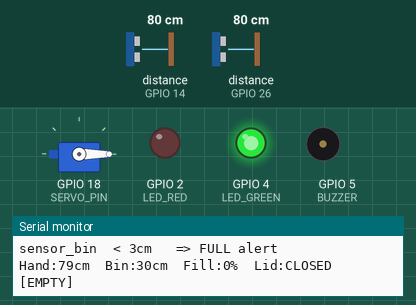
A sketch run on a simulated ESP32. Shown: servo, output pins drawn as LEDs (lit = HIGH), buzzer (waves = sounding, pin HIGH), the last lines printed to the serial monitor. Wiring (inferred from the names in the program): 2 × ultrasonic range finder: trigger GPIO 12, echo GPIO 14 / trigger GPIO 27, echo GPIO 26. The inputs (shaded band) are chosen by the test bench; at power-on: distance to the obstacle (sensors on GPIO 26, GPIO 14) 80 cm. The echo pulse lasts 58.3 µs per cm; servo pulses on a pin are drawn as a servo (544–2400 µs = 0–180°); pins used as bus, display or sensor lines are not drawn.

Above: at 1.2 s.
1.3 s: distance to the obstacle (sensor on GPIO 26) set to 6 cm
3.5 s: distance to the obstacle (sensor on GPIO 26) set to 3 cm
At 4.47 s:
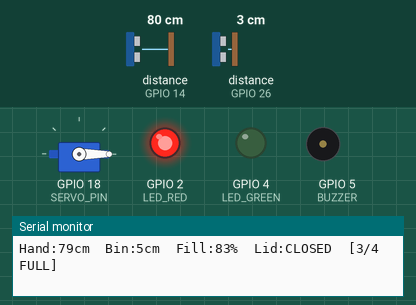
6.5 s: distance to the obstacle (sensor on GPIO 14) set to 18 cm
9.5 s: distance to the obstacle (sensor on GPIO 14) set to 13 cm
At 10.49 s:
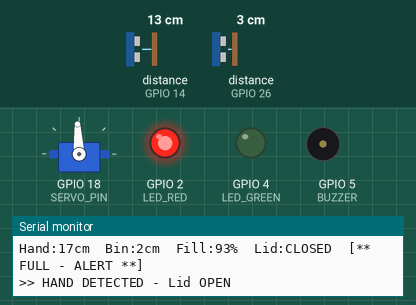
12.5 s: distance to the obstacle (sensor on GPIO 26) set to 9 cm
At 13.8 s:
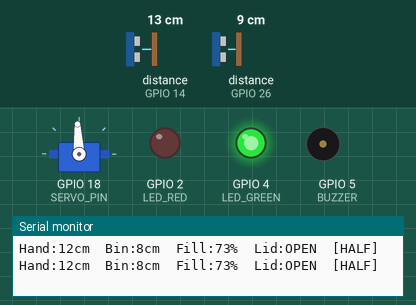
14.1 s: distance to the obstacle (sensor on GPIO 26) set to 2 cm
At 15.23 s:
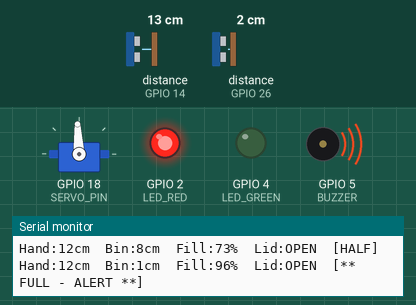
Timing chart, 0 to 18.1 s (numbered marks = the images above; inputs shaded):
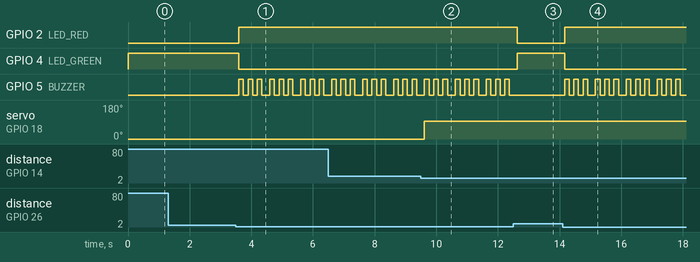

Measured:
- the behaviour switches between 5 and 4 cm on distance to the obstacle (sensor on GPIO 26) (found by bisection; images 0 and 1)
- the behaviour switches between 16 and 15 cm on distance to the obstacle (sensor on GPIO 14) (found by bisection; images 1 and 2)
- after the input at 3.5 s, GPIO 2 (LED_RED): LOW → HIGH after 0.09 s; GPIO 4 (LED_GREEN): HIGH → LOW after 0.09 s; GPIO 5 (BUZZER): LOW → HIGH after 0.09 s, then repeats every 1.0 s: 2 × (LOW 0.15 s, HIGH 0.15 s), LOW 0.26 s, HIGH 0.15 s
- after the input at 9.5 s, servo on GPIO 18 (SERVO_PIN): 0° → 93° after 0.12 s
- after the input at 12.5 s, GPIO 2 (LED_RED): HIGH → LOW after 0.12 s; GPIO 4 (LED_GREEN): LOW → HIGH after 0.12 s; GPIO 5 (BUZZER): stops changing and stays LOW
- after the input at 14.1 s, GPIO 2 (LED_RED): LOW → HIGH after 0.06 s; GPIO 4 (LED_GREEN): HIGH → LOW after 0.06 s; GPIO 5 (BUZZER): LOW → HIGH after 0.06 s, then repeats every 1.0 s: 2 × (LOW 0.15 s, HIGH 0.15 s), LOW 0.25 s, HIGH 0.15 s

The sketch:

sketch.ino
```cpp
/*
 * Smart Dustbin - Wokwi ESP32 Arduino v3 (ZERO LIBRARIES)
 * Uses NEW ESP32 LEDC API: ledcAttach() + ledcWrite(pin, duty)
 */

// ── PINS ─────────────────────────────────────────────────────
#define TRIG1      12
#define ECHO1      14
#define TRIG2      27
#define ECHO2      26
#define SERVO_PIN  18
#define BUZZER      5
#define LED_GREEN   4
#define LED_RED     2

// ── SERVO (ESP32 Arduino v3 LEDC API) ────────────────────────
#define LEDC_FREQ   50
#define LEDC_BITS   16
#define SERVO_0    1638    // 0 deg  = 1ms pulse
#define SERVO_90   4915    // 90 deg = 1.5ms pulse

void servoBegin() {
  ledcAttach(SERVO_PIN, LEDC_FREQ, LEDC_BITS);  // v3 API
}

void servoWrite(int angle) {
  int duty = map(angle, 0, 180, SERVO_0, 8192);
  ledcWrite(SERVO_PIN, duty);                    // v3: pin, not channel
}

// ── SETTINGS ─────────────────────────────────────────────────
#define HAND_THRESHOLD  15
#define BIN_HEIGHT      30
#define FULL_THRESHOLD  90

// ── STATE ────────────────────────────────────────────────────
bool          lidOpen     = false;
unsigned long lidOpenedAt = 0;
unsigned long lastPrint   = 0;

// ── HC-SR04 read (pulseIn, no library) ───────────────────────
long readCm(int trig, int echo) {
  digitalWrite(trig, LOW);  delayMicroseconds(2);
  digitalWrite(trig, HIGH); delayMicroseconds(10);
  digitalWrite(trig, LOW);
  long d = pulseIn(echo, HIGH, 25000UL);
  return d ? d * 0.034 / 2 : 999;
}

// ── SETUP ────────────────────────────────────────────────────
void setup() {
  Serial.begin(9600);

  pinMode(TRIG1,     OUTPUT);
  pinMode(ECHO1,     INPUT);
  pinMode(TRIG2,     OUTPUT);
  pinMode(ECHO2,     INPUT);
  pinMode(LED_GREEN, OUTPUT);
  pinMode(LED_RED,   OUTPUT);
  pinMode(BUZZER,    OUTPUT);

  servoBegin();
  servoWrite(0);

  digitalWrite(LED_GREEN, HIGH);
  digitalWrite(LED_RED,   LOW);
  digitalWrite(BUZZER,    LOW);

  Serial.println("=== Smart Dustbin Ready ===");
  Serial.println("sensor_hand < 15cm  => lid opens");
  Serial.println("sensor_bin  < 3cm   => FULL alert");
}

// ── LOOP ─────────────────────────────────────────────────────
void loop() {
  long handDist = readCm(TRIG1, ECHO1);
  long binDist  = readCm(TRIG2, ECHO2);

  if (binDist > BIN_HEIGHT || binDist == 999) binDist = BIN_HEIGHT;

  int fillPct = constrain(((BIN_HEIGHT - binDist) * 100) / BIN_HEIGHT, 0, 100);

  // Hand → open lid
  bool handSeen = (handDist > 1 && handDist < HAND_THRESHOLD);
  if (handSeen && !lidOpen) {
    lidOpen = true; lidOpenedAt = millis();
    servoWrite(90);
    Serial.println(">> HAND DETECTED - Lid OPEN");
  }

  // Auto close after 5s
  if (lidOpen && !handSeen && millis() - lidOpenedAt > 5000) {
    lidOpen = false;
    servoWrite(0);
    Serial.println(">> Lid CLOSED");
  }

  // Full bin alert
  if (fillPct >= FULL_THRESHOLD) {
    digitalWrite(LED_GREEN, LOW);
    digitalWrite(LED_RED,   HIGH);
    for (int i = 0; i < 3; i++) {
      digitalWrite(BUZZER, HIGH); delay(150);
      digitalWrite(BUZZER, LOW);  delay(150);
    }
  } else {
    digitalWrite(LED_GREEN, HIGH);
    digitalWrite(LED_RED,   LOW);
    digitalWrite(BUZZER,    LOW);
  }

  // Serial log
  if (millis() - lastPrint > 600) {
    lastPrint = millis();
    Serial.print("Hand:"); Serial.print(handDist);
    Serial.print("cm  Bin:"); Serial.print(binDist);
    Serial.print("cm  Fill:"); Serial.print(fillPct);
    Serial.print("%  Lid:"); Serial.print(lidOpen ? "OPEN" : "CLOSED");
    if      (fillPct < 25) Serial.println("  [EMPTY]");
    else if (fillPct < 50) Serial.println("  [QUARTER]");
    else if (fillPct < 75) Serial.println("  [HALF]");
    else if (fillPct < 90) Serial.println("  [3/4 FULL]");
    else                   Serial.println("  [** FULL - ALERT **]");
  }

  delay(100);
}
```
